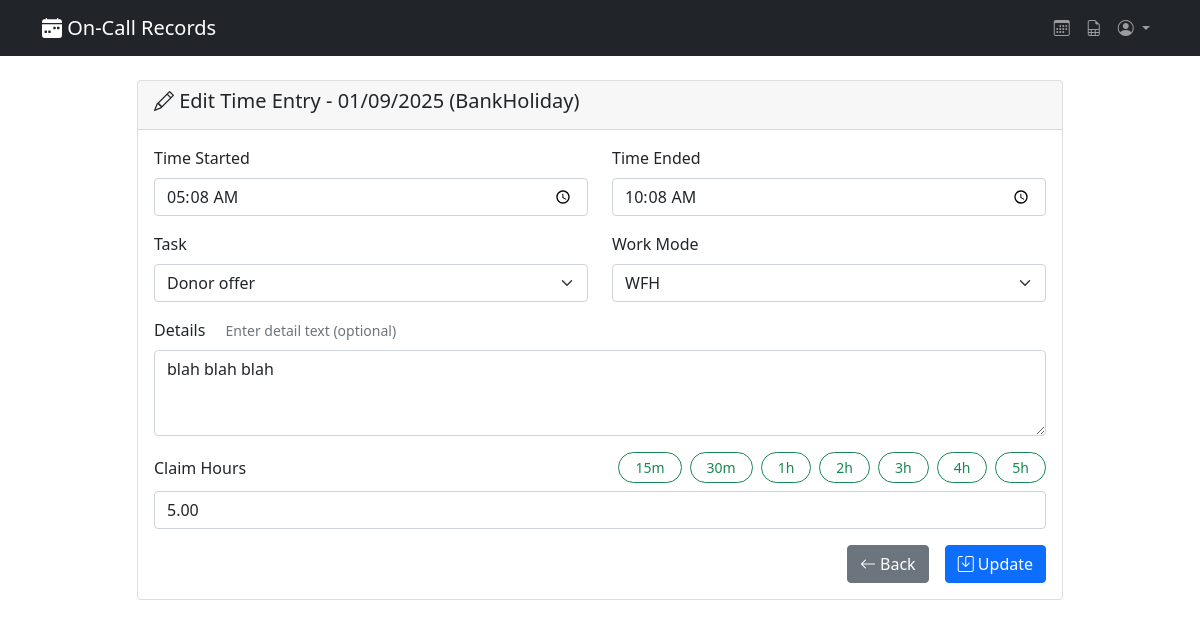
Screenshot of /entry/9/edit/ (signed in) with the database file from the repository.
### records/models.py (models this page shows, shortened)
class Shift(models.Model):
    DAY_TYPES = [
        ('Weekday', 'Weekday'),
        ('Saturday', 'Saturday'),
        ('Sunday', 'Sunday'),
        ('BankHoliday', 'Bank Holiday'),
    ]
    staff = models.ForeignKey(OnCallStaff, on_delete=models.CASCADE)
    date = models.DateField()
    day_type = models.CharField(max_length=20, choices=DAY_TYPES, default='Weekday')
    class Meta:
        unique_together = ('staff', 'date')

class TimeEntry(models.Model):
    shift = models.ForeignKey(Shift, on_delete=models.CASCADE, related_name='time_entries')
    time_started = models.TimeField()
    time_ended = models.TimeField()
    task = models.ForeignKey(Task, on_delete=models.CASCADE)
    detail = models.ForeignKey(Detail, on_delete=models.SET_NULL, null=True, blank=True)
    work_mode = models.ForeignKey(WorkMode, on_delete=models.CASCADE)
    claim = models.DecimalField(max_digits=5, decimal_places=2, default=0.00)

### records/views.py (the view)
# urls.py: path('entry/<int:entry_id>/edit/', views.edit_time_entry, name='edit_time_entry'),
@require_oncall_staff
def edit_time_entry(request, entry_id):
    staff = request.staff
    time_entry = get_object_or_404(TimeEntry, id=entry_id, shift__staff=staff)
    if request.method == 'POST':
        form = TimeEntryForm(request.POST, instance=time_entry)
        if form.is_valid():
            form.save()
            messages.success(request, 'Time entry updated successfully!')
            return redirect(get_dashboard_url_with_date(time_entry.shift.date))
    else:
        form = TimeEntryForm(instance=time_entry)
        if time_entry.detail:
            form.fields['detail_text'].initial = time_entry.detail.text
    context = {
        'form': form,
        'time_entry': time_entry,
        'shift': time_entry.shift,
    }
    return render(request, 'records/edit_time_entry.html', context)

### records/forms.py (shortened to what this page needs)
class TimeEntryForm(forms.ModelForm):
    detail_text = forms.CharField(
        required=False,
        widget=forms.Textarea(attrs={'class': 'form-control', 'rows': 3}),
        help_text="Enter detail text (optional)"
    )
    class Meta:
        model = TimeEntry
        fields = ['time_started', 'time_ended', 'task', 'work_mode', 'claim']
        widgets = {
            'time_started': forms.TimeInput(attrs={'type': 'time', 'class': 'form-control'}),
            'time_ended': forms.TimeInput(attrs={'type': 'time', 'class': 'form-control'}),
            'task': forms.Select(attrs={'class': 'form-select'}),
            'work_mode': forms.Select(attrs={'class': 'form-select'}),
            'claim': forms.NumberInput(attrs={'class': 'form-control', 'step': '0.25', 'min': '0'}),
        }

### records/models.py (called while the page is built)
    def __str__(self):
        return self.name

    def __str__(self):
        return self.name

### records/templates/records/edit_time_entry.html (shortened to what this page needs)
{% extends 'records/time_entry_base.html' %}
{% block entry_header %}<i class="bi bi-pencil"></i> Edit Time Entry - {{ shift.date|date:"d/m/Y" }} ({{ shift.day_type }}){% endblock entry_header %}
{% block back_button %}
<a href="{% url 'dashboard' %}" class="btn btn-secondary me-md-2">
    <i class="bi bi-arrow-left"></i> Back
</a>
{% endblock back_button %}
{% block submit_button %}
<button type="submit" class="btn btn-primary">
    <i class="bi bi-save"></i> Update
</button>
{% endblock submit_button %}

### records/templates/records/time_entry_base.html (shortened to what this page needs)
{% extends 'records/base.html' %}
{% block content %}
    <div class="row justify-content-center">
        <div class="col-md-10">
            <div class="card">
                <div class="card-header">
                    <h5>
                        {% block entry_header %}
                        {% endblock entry_header %}
                    </h5>
                </div>
                <div class="card-body">
                    <form method="post">
                        <div class="row">
                            <div class="col-md-6">
                                <div class="mb-3">
                                    <label for="{{ form.time_started.id_for_label }}" class="form-label">Time Started</label>
                                    {{ form.time_started }}
                                </div>
                            </div>
                            <div class="col-md-6">
                                <div class="mb-3">
                                    <label for="{{ form.time_ended.id_for_label }}" class="form-label">Time Ended</label>
                                    {{ form.time_ended }}
                                </div>
                            </div>
                        </div>
                        <div class="row">
                            <div class="col-md-6">
                                <div class="mb-3">
                                    <label for="{{ form.task.id_for_label }}" class="form-label">Task</label>
                                    {{ form.task }}
                                </div>
                            </div>
                            <div class="col-md-6">
                                <div class="mb-3">
                                    <label for="{{ form.work_mode.id_for_label }}" class="form-label">Work Mode</label>
                                    {{ form.work_mode }}
                                </div>
                            </div>
                        </div>
                        <div class="mb-3">
                            <label for="{{ form.detail_text.id_for_label }}" class="form-label">Details</label>
                            <span class="form-text ms-3">{{ form.detail_text.help_text }}</span>
                            {{ form.detail_text }}
                        </div>
                        <div class="mb-3">
                            <div class="d-flex align-items-center justify-content-between mb-2">
                                <label for="{{ form.claim.id_for_label }}" class="form-label mb-0">Claim Hours</label>
                                <div class="d-flex flex-wrap gap-2" role="group">
                                    <button type="button" class="btn btn-outline-success btn-sm rounded-pill px-3" onclick="setClaimHours(0.25)">15m</button>
                                    <button type="button" class="btn btn-outline-success btn-sm rounded-pill px-3" onclick="setClaimHours(0.5)">30m</button>
                                    <button type="button" class="btn btn-outline-success btn-sm rounded-pill px-3" onclick="setClaimHours(1)">1h</button>
                                    <button type="button" class="btn btn-outline-success btn-sm rounded-pill px-3" onclick="setClaimHours(2)">2h</button>
                                    <button type="button" class="btn btn-outline-success btn-sm rounded-pill px-3" onclick="setClaimHours(3)">3h</button>
                                    <button type="button" class="btn btn-outline-success btn-sm rounded-pill px-3" onclick="setClaimHours(4)">4h</button>
                                    <button type="button" class="btn btn-outline-success btn-sm rounded-pill px-3" onclick="setClaimHours(5)">5h</button>
                                </div>
                            </div>
                            <div class="input-group">{{ form.claim }}</div>
                        </div>
                        <div class="d-grid gap-2 d-md-flex justify-content-md-end">
                            {% block back_button %}
                            {% endblock back_button %}
                            {% block submit_button %}
                            {% endblock submit_button %}
                        </div>
                    </form>
                </div>
            </div>
        </div>
    </div>
{% endblock content %}

### rows the page displays
Shift: date "01/09/2025", day_type "BankHoliday"
TimeEntry: time_started "05:08:00", time_ended "10:08:00", task "Donor offer", work_mode "WFH", claim "5.00"
